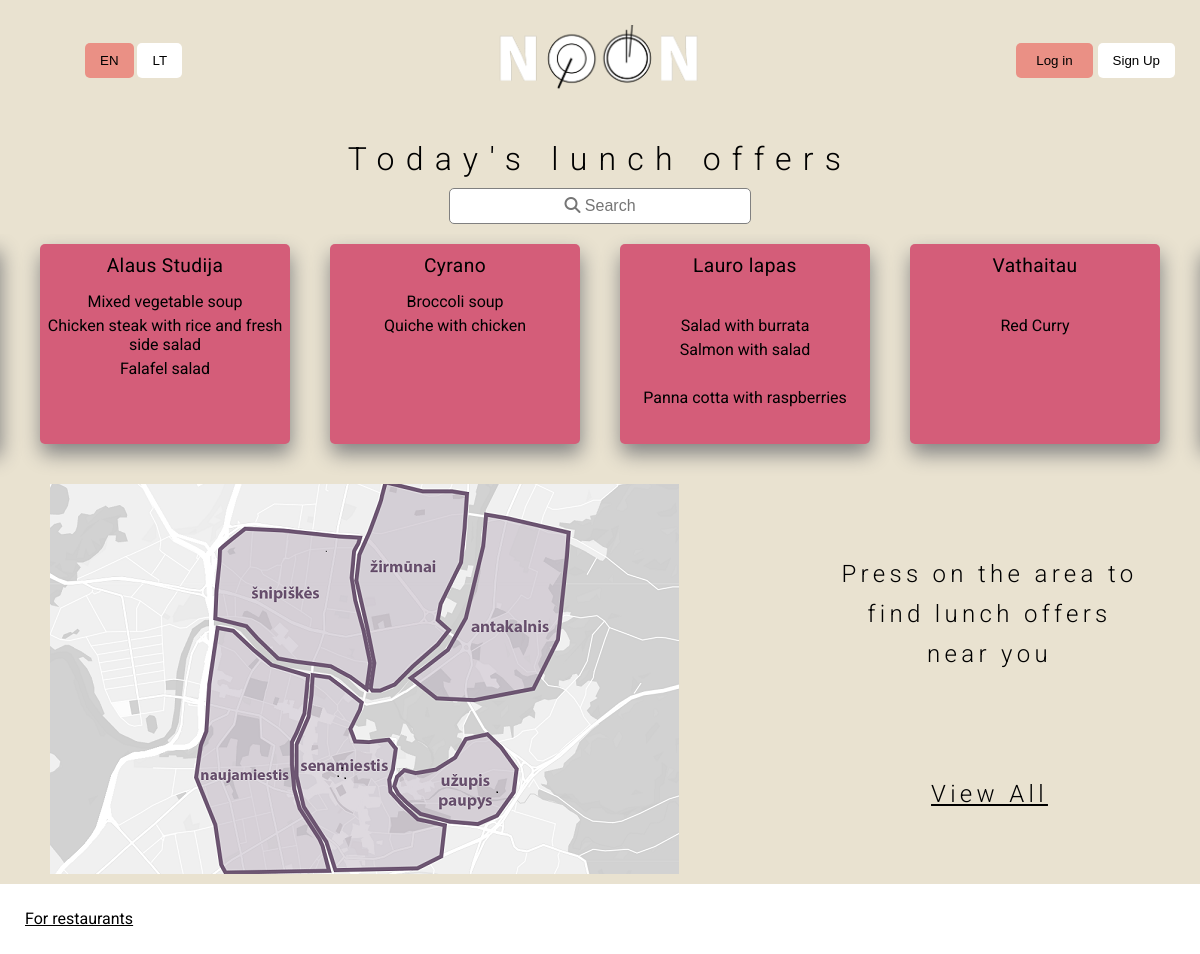
Page /noon/ on the committed database.
### noon/models.py (models this page shows, shortened)
class RestaurantWeeklyMenu(models.Model):
    restaurant = models.ForeignKey(Restaurant, verbose_name='Restaurant', on_delete=models.SET_NULL, null=True, related_name='restaurant')
    soup = models.CharField('Soup', max_length=200, blank=True, null=True)
    first_main = models.CharField('First Main', max_length=200, blank=True, default = 'main')
    second_main = models.CharField('Second Main', max_length=200, blank=True, null=True)
    third_main = models.CharField('Third Main', max_length=200, blank=True, null=True)
    dessert = models.CharField('Dessert', max_length=200, blank=True, null=True)
    visitor = models.ForeignKey(User, on_delete=models.SET_NULL, null=True, blank=True)
    WEEK_DAYS = (
        ('1', 'Monday'),
        ('2', 'Tuesday'),
        ('3', 'Wednesday'),
        ('4', 'Thursday'),
        ('5', 'Friday'),
    )
    weekday = models.CharField(
        max_length=1,
        choices=WEEK_DAYS,
        blank=True,
        default='1',
        help_text='Weekday',
            )

class Restaurant(models.Model):
    name = models.CharField('Name', max_length=200)
    restaurant_location = models.ForeignKey('Location', help_text="Choose restaurant's location", on_delete=models.CASCADE, null=True, related_name='locations')
    address = models.CharField('Street address', max_length=200, null=True)
    lunch_hours = models.CharField('Lunch hours', max_length=200, help_text='Lunch serving hours', default="11am - 3pm")
    favourites = models.ManyToManyField(User, related_name='favourites', blank=True)

### noon/views.py (the view)
# urls.py: path('', views.index, name='index'),
def index(request):
    today = datetime.today().isoweekday()
    restaurants = RestaurantWeeklyMenu.objects.filter(weekday__exact=today)
    day_menus_num = RestaurantWeeklyMenu.objects.filter(weekday__exact=today).count()
    num_iter = list(range(1, day_menus_num + 1))
    grouped_list = zip(num_iter, restaurants)
    context = {
        'grouped_list': grouped_list,       'num_iter': num_iter,
    }
    return render(request, 'index.html', context=context)

### noon/templates/index.html (shortened to what this page needs)
{% extends "base.html" %}
{% load static %}
{% block content %}
    <div class="top_greeting">
        <h2>Today's lunch offers</h2>
        <div class="search">
            <form action="{% url 'search' %}"  method="get" class="form-inline my-2 my-md-0">
            <input name="q" class="form-control" placeholder="&#xf002; Search" style="font-family:Arial, FontAwesome">
        </div>
    </div>
    <div class="swiper">
        <div class="row">
            {% for item1, item2 in grouped_list %}
                <div class="tab {{ item1 }}">
                    <h4>{{ item2.restaurant.name }}</h4>
                    <p>{% if item2.soup %}{{ item2.soup }}{% else %} &nbsp; {% endif %}</p>
                    <p>{% if item2.first_main %}{{ item2.first_main }}{% else %} &nbsp; {% endif %}</p>
                    <p>{% if item2.second_main %}{{ item2.second_main }}{% else %} &nbsp; {% endif %}</p>
                    <p>{% if item2.third_main %}{{ item2.third_main }}{% else %} &nbsp; {% endif %}</p>
                    <p>{% if item2.dessert %}{{ item2.dessert }}{% else %} &nbsp; {% endif %}</p>
                </div>
            {% endfor %}
        </div>
    </div>
    <div class="map_section">
        <img src="/static/img/map.png" alt="Vilnius" usemap="#vilniusmap" height="400">
        <div class="map_text">
            <h3> Press on the area to find lunch offers near you</h3>
            <a class="view_all" href="{% url 'all_restaurants' %}">View All</a>
        </div>
    </div>
{% endblock %}

### noon/templates/base.html (shortened to what this page needs)
<!DOCTYPE html>
<html lang="en">
<head>
    <link rel="stylesheet" href="https://cdnjs.cloudflare.com/ajax/libs/font-awesome/4.7.0/css/font-awesome.min.css">
    <link rel="stylesheet" href="https://unpkg.com/swiper@8/swiper-bundle.min.css" />
    {% load static %}
    <link rel="stylesheet" href="{% static 'css/style.css' %}">
</head>
<body>
    <nav class="top_menu">
        <div class="language">
            <button class="english">EN</button>
            <button class="lithuanian" >LT</button>
        </div>
        <a href="/"><img src="/static/img/logo.png" height="70" width="220"/></a>
        {% if user.is_authenticated %}
            <div class="loggedin">
                <a href="{% url 'user_login'%}?next=/noon" style="text-decoration: underline; color: black";><p>{{ user.get_username }}</p></a>
                <a href="{% url 'logout'%}?next=/noon"><button class="login">Log out</button></a>
            </div>
            {% else %}
            <div class="signbuttons">
                <a href="{% url 'login'%}"><button class="login">Log in</button></a>
                <a href="{% url 'register'%}"><button class="signup">Sign Up</button></a>
            </div>
        {% endif %}
    </nav>
    {% block content %}
    {% endblock %}
    <div class="footer">
        <a href="{% url 'login'%}">For restaurants</a>
    </div>
</body>
</html>

### noon/static/css/style.css (style rules this page uses)
* { margin: 0; padding: 0; }
body { background: rgb(233, 226, 208); font-family: 'Roboto'; }
.top_menu { margin: 25px; display: flex; justify-content: center; align-items: center; justify-content: space-between; }
.login { background: rgb(234, 144, 133); padding: 10px 20px; }
.top_menu a { display: flex; justify-content:center; margin-left: 0; padding: 0px 0px 0px 5px; }
.english { background: rgb(234, 144, 133); }
button { padding: 10px 15px; background: rgb(255, 255, 255); border: 0; border-radius: 5px; align-items: center; cursor: pointer; text-decoration: none; }
.signbuttons { display: flex; }
.signbuttons a { text-decoration: none; }
.language { padding-left: 60px; }
.top_greeting { display: flex; flex-direction: column; justify-content: center; align-items: center; }
.search { width: 99%; display: flex; justify-content: center; align-items: center; }
h2 { margin: 20px 0px 0px 0px; font-size: 2em; font-style: Light; font-weight: 300; letter-spacing: 0.35em; text-align:center; }
.search input { margin: 10px 25px; width: 300px; padding: 8px 0px; text-align: center; font-size: 1em; border-radius: 5px; border: 1px solid grey; }
.row { max-width: 1200px; height: 250px; background: rgb(233, 226, 208); display: flex; align-items: center; justify-content: center; flex-direction: row; }
@media (min-width: 450px) { .tab { width:250px; min-width:250px; min-height: 200px; background: rgb(212, 93, 121); text-align: center; margin: 20px; border-radius: 5px; border: none; filter: drop-shadow(1px 10px 10px rgb(131, 131, 131)); margin-bottom: 50px; transition: 0.3s; } }
@media (min-width: 450px) { .tab h4 { margin-top: 10px; margin-bottom: 15px; font-weight: 400; font-style: Regular; font-size: 1.2em; letter-spacing: 0.02em; } }
@media (min-width: 450px) { .tab p { margin-bottom: 5px; } }
@media (min-width: 450px) { .map_section { height: 400px; width: 95%; display: flex; align-items: center; justify-content: center; gap: 80px; } }
@media (min-width: 450px) { .map_section img { padding-bottom:20px; padding-left: 50px; } }
@media (min-width: 450px) { .map_text { display: flex; justify-content: center; align-items: center; flex-direction: column; color: black; max-width: 400px; line-height: 2.5em; } }
@media (min-width: 450px) { .map-text, h3 { margin: 0px 0px 100px 0px; font-size: 1.5em; font-style: Light; font-weight: 300; letter-spacing: 0.18em; text-align:center; } }
@media (min-width: 450px) { .view_all { font-size: 1.5em; font-style: Light; font-weight: 300; letter-spacing: 0.18em; text-align:center; color: black; } }
@media (min-width: 450px) { .footer { height: 70px; width: 100%; background: white; display: flex; justify-content: left; } }
@media (min-width: 450px) { .footer a { color: black; margin-top: 25px; margin-left: 25px; } }

### rows in the picture
RestaurantWeeklyMenu: restaurant.name "Alaus Studija", soup "Mixed vegetable soup", first_main "Chicken steak with rice and fresh side salad", second_main "Falafel salad"
RestaurantWeeklyMenu: restaurant.name "Cyrano", soup "Broccoli soup", first_main "Quiche with chicken"
RestaurantWeeklyMenu: restaurant.name "Lauro lapas", first_main "Salad with burrata", second_main "Salmon with salad", dessert "Panna cotta with raspberries"
RestaurantWeeklyMenu: restaurant.name "Vathaitau", first_main "Red Curry"
